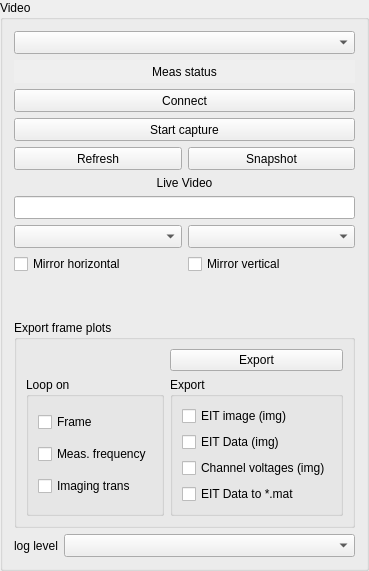
     <widget class="QGroupBox" name="groupBox_video">
      <property name="sizePolicy">
       <sizepolicy hsizetype="Preferred" vsizetype="Preferred">
        <horstretch>0</horstretch>
        <verstretch>0</verstretch>
       </sizepolicy>
      </property>
      <property name="minimumSize">
       <size>
        <width>230</width>
        <height>0</height>
       </size>
      </property>
      <property name="maximumSize">
       <size>
        <width>16777215</width>
        <height>16777215</height>
       </size>
      </property>
      <property name="title">
       <string>Video</string>
      </property>
      <layout class="QVBoxLayout" name="verticalLayout_9" stretch="0,0,0,0,0,0,0,0,0,0,0">
       <item>
        <widget class="QComboBox" name="cB_capture_devices">
         <property name="sizePolicy">
          <sizepolicy hsizetype="Preferred" vsizetype="Preferred">
           <horstretch>0</horstretch>
           <verstretch>0</verstretch>
          </sizepolicy>
         </property>
         <property name="minimumSize">
          <size>
           <width>125</width>
           <height>23</height>
          </size>
         </property>
         <property name="toolTip">
          <string/>
         </property>
         <property name="statusTip">
          <string>Available serial port list</string>
         </property>
         <property name="editable">
          <bool>false</bool>
         </property>
        </widget>
       </item>
       <item>
        <widget class="QLabel" name="lab_capture_status">
         <property name="sizePolicy">
          <sizepolicy hsizetype="Preferred" vsizetype="Preferred">
           <horstretch>0</horstretch>
           <verstretch>0</verstretch>
          </sizepolicy>
         </property>
         <property name="minimumSize">
          <size>
           <width>0</width>
           <height>23</height>
          </size>
         </property>
         <property name="autoFillBackground">
          <bool>true</bool>
         </property>
         <property name="text">
          <string>Meas status</string>
         </property>
         <property name="alignment">
          <set>Qt::AlignCenter</set>
         </property>
        </widget>
       </item>
       <item>
        <layout class="QGridLayout" name="gridLayout_2">
         <property name="sizeConstraint">
          <enum>QLayout::SetDefaultConstraint</enum>
         </property>
         <item row="0" column="1">
          <widget class="QPushButton" name="pB_capture_connect">
           <property name="enabled">
            <bool>true</bool>
           </property>
           <property name="sizePolicy">
            <sizepolicy hsizetype="Preferred" vsizetype="Preferred">
             <horstretch>0</horstretch>
             <verstretch>0</verstretch>
            </sizepolicy>
           </property>
           <property name="minimumSize">
            <size>
             <width>125</width>
             <height>23</height>
            </size>
           </property>
           <property name="toolTip">
            <string>test</string>
           </property>
           <property name="statusTip">
            <string>Refresh the available serial port list</string>
           </property>
           <property name="autoFillBackground">
            <bool>false</bool>
           </property>
           <property name="text">
            <string>Connect</string>
           </property>
          </widget>
         </item>
         <item row="1" column="1">
          <widget class="QPushButton" name="pB_capture_start_stop">
           <property name="enabled">
            <bool>true</bool>
           </property>
           <property name="sizePolicy">
            <sizepolicy hsizetype="Preferred" vsizetype="Preferred">
             <horstretch>0</horstretch>
             <verstretch>0</verstretch>
            </sizepolicy>
           </property>
           <property name="minimumSize">
            <size>
             <width>0</width>
             <height>23</height>
            </size>
           </property>
           <property name="toolTip">
            <string>test</string>
           </property>
           <property name="statusTip">
            <string>Refresh the available serial port list</string>
           </property>
           <property name="autoFillBackground">
            <bool>false</bool>
           </property>
           <property name="text">
            <string>Start capture</string>
           </property>
          </widget>
         </item>
        </layout>
       </item>
       <item>
        <layout class="QHBoxLayout" name="horizontalLayout_14">
         <item>
          <widget class="QPushButton" name="pB_capture_refresh">
           <property name="enabled">
            <bool>true</bool>
           </property>
           <property name="sizePolicy">
            <sizepolicy hsizetype="Preferred" vsizetype="Preferred">
             <horstretch>0</horstretch>
             <verstretch>0</verstretch>
            </sizepolicy>
           </property>
           <property name="minimumSize">
            <size>
             <width>100</width>
             <height>23</height>
            </size>
           </property>
           <property name="toolTip">
            <string>test</string>
           </property>
           <property name="statusTip">
            <string>Refresh the available serial port list</string>
           </property>
           <property name="autoFillBackground">
            <bool>false</bool>
           </property>
           <property name="text">
            <string>Refresh</string>
           </property>
          </widget>
         </item>
         <item>
          <widget class="QPushButton" name="pB_capture_snapshot">
           <property name="enabled">
            <bool>true</bool>
           </property>
           <property name="sizePolicy">
            <sizepolicy hsizetype="Preferred" vsizetype="Preferred">
             <horstretch>0</horstretch>
             <verstretch>0</verstretch>
            </sizepolicy>
           </property>
           <property name="minimumSize">
            <size>
             <width>100</width>
             <height>23</height>
            </size>
           </property>
           <property name="toolTip">
            <string>test</string>
           </property>
           <property name="statusTip">
            <string>Refresh the available serial port list</string>
           </property>
           <property name="autoFillBackground">
            <bool>false</bool>
           </property>
           <property name="text">
            <string>Snapshot</string>
           </property>
          </widget>
         </item>
        </layout>
       </item>
       <item>
        <layout class="QVBoxLayout" name="verticalLayout_16">
         <item>
          <widget class="QLabel" name="video_frame">
           <property name="sizePolicy">
            <sizepolicy hsizetype="Expanding" vsizetype="Preferred">
             <horstretch>0</horstretch>
             <verstretch>0</verstretch>
            </sizepolicy>
           </property>
           <property name="cursor">
            <cursorShape>CrossCursor</cursorShape>
           </property>
           <property name="mouseTracking">
            <bool>true</bool>
           </property>
           <property name="autoFillBackground">
            <bool>false</bool>
           </property>
           <property name="frameShape">
            <enum>QFrame::NoFrame</enum>
           </property>
           <property name="frameShadow">
            <enum>QFrame::Plain</enum>
           </property>
           <property name="text">
            <string>Live Video</string>
           </property>
           <property name="alignment">
            <set>Qt::AlignCenter</set>
           </property>
          </widget>
         </item>
        </layout>
       </item>
       <item>
        <widget class="QLineEdit" name="lE_path_video_frame">
         <property name="sizePolicy">
          <sizepolicy hsizetype="Preferred" vsizetype="Preferred">
           <horstretch>0</horstretch>
           <verstretch>0</verstretch>
          </sizepolicy>
         </property>
         <property name="minimumSize">
          <size>
           <width>0</width>
           <height>23</height>
          </size>
         </property>
         <property name="maximumSize">
          <size>
           <width>16777215</width>
           <height>46</height>
          </size>
         </property>
         <property name="layoutDirection">
          <enum>Qt::LeftToRight</enum>
         </property>
         <property name="alignment">
          <set>Qt::AlignCenter</set>
         </property>
         <property name="readOnly">
          <bool>true</bool>
         </property>
        </widget>
       </item>
       <item>
        <layout class="QHBoxLayout" name="horizontalLayout_15">
         <item>
          <widget class="QComboBox" name="cB_capture_img_size">
           <property name="sizePolicy">
            <sizepolicy hsizetype="Preferred" vsizetype="Preferred">
             <horstretch>0</horstretch>
             <verstretch>0</verstretch>
            </sizepolicy>
           </property>
           <property name="minimumSize">
            <size>
             <width>0</width>
             <height>23</height>
            </size>
           </property>
           <property name="currentText">
            <string/>
           </property>
          </widget>
         </item>
         <item>
          <widget class="QComboBox" name="cB_capture_img_file_ext">
           <property name="sizePolicy">
            <sizepolicy hsizetype="Preferred" vsizetype="Preferred">
             <horstretch>0</horstretch>
             <verstretch>0</verstretch>
            </sizepolicy>
           </property>
           <property name="minimumSize">
            <size>
             <width>0</width>
             <height>23</height>
            </size>
           </property>
           <property name="currentText">
            <string/>
           </property>
          </widget>
         </item>
        </layout>
       </item>
       <item>
        <layout class="QHBoxLayout" name="horizontalLayout_18">
         <item>
          <widget class="QCheckBox" name="chB_capture_img_mirror_h">
           <property name="text">
            <string>Mirror horizontal</string>
           </property>
          </widget>
         </item>
         <item>
          <widget class="QCheckBox" name="chB_capture_img_mirror_v">
           <property name="text">
            <string>Mirror vertical</string>
           </property>
          </widget>
         </item>
        </layout>
       </item>
       <item>
        <spacer name="verticalSpacer_4">
         <property name="orientation">
          <enum>Qt::Vertical</enum>
         </property>
         <property name="sizeType">
          <enum>QSizePolicy::Expanding</enum>
         </property>
         <property name="sizeHint" stdset="0">
          <size>
           <width>20</width>
           <height>40</height>
          </size>
         </property>
        </spacer>
       </item>
       <item>
        <widget class="QGroupBox" name="groupBox_11">
         <property name="title">
          <string>Export frame plots</string>
         </property>
         <layout class="QGridLayout" name="gridLayout_11">
          <item row="0" column="2">
           <widget class="QPushButton" name="pB_export_frame_plots">
            <property name="text">
             <string>Export</string>
            </property>
           </widget>
          </item>
          <item row="2" column="2">
           <widget class="QGroupBox" name="groupBox_13">
            <property name="title">
             <string>Export</string>
            </property>
            <layout class="QVBoxLayout" name="verticalLayout_5">
             <item>
              <widget class="QCheckBox" name="chB_export_eit_image">
               <property name="text">
                <string>EIT image (img)</string>
               </property>
              </widget>
             </item>
             <item>
              <widget class="QCheckBox" name="chB_export_eit_data">
               <property name="text">
                <string>EIT Data (img)</string>
               </property>
              </widget>
             </item>
             <item>
              <widget class="QCheckBox" name="chB_export_ch_voltages">
               <property name="text">
                <string>Channel voltages (img)</string>
               </property>
              </widget>
             </item>
             <item>
              <widget class="QCheckBox" name="chB_export_eit_data_mat">
               <property name="text">
                <string>EIT Data to *.mat</string>
               </property>
              </widget>
             </item>
            </layout>
           </widget>
          </item>
          <item row="2" column="1">
           <widget class="QGroupBox" name="groupBox_12">
            <property name="title">
             <string>Loop on</string>
            </property>
            <layout class="QVBoxLayout" name="verticalLayout_17">
             <item>
              <widget class="QCheckBox" name="chB_export_loop_on_frame">
               <property name="text">
                <string>Frame</string>
               </property>
              </widget>
             </item>
             <item>
              <widget class="QCheckBox" name="chB_export_loop_on_meas_frequency">
               <property name="text">
                <string>Meas. frequency</string>
               </property>
              </widget>
             </item>
             <item>
              <widget class="QCheckBox" name="chB_export_loop_on_imaging_trans">
               <property name="text">
                <string>Imaging trans</string>
               </property>
              </widget>
             </item>
            </layout>
           </widget>
          </item>
         </layout>
        </widget>
       </item>
       <item>
        <layout class="QFormLayout" name="formLayout_3">
         <item row="0" column="1">
          <widget class="QComboBox" name="cB_log_level">
           <property name="minimumSize">
            <size>
             <width>0</width>
             <height>23</height>
            </size>
           </property>
           <property name="toolTip">
            <string/>
           </property>
           <property name="statusTip">
            <string>Available serial port list</string>
           </property>
          </widget>
         </item>
         <item row="0" column="0">
          <widget class="QLabel" name="lab_log_level">
           <property name="text">
            <string>log level</string>
           </property>
          </widget>
         </item>
        </layout>
       </item>
      </layout>
     </widget>
